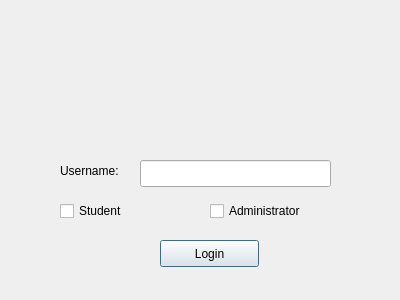
<?xml version="1.0" encoding="UTF-8"?>
<ui version="4.0">
 <class>Entrywindow</class>
 <widget class="QDialog" name="Entrywindow">
  <property name="geometry">
   <rect>
    <x>0</x>
    <y>0</y>
    <width>400</width>
    <height>300</height>
   </rect>
  </property>
  <property name="windowTitle">
   <string>CUPID</string>
  </property>
  <widget class="QCheckBox" name="studentCheckBox">
   <property name="geometry">
    <rect>
     <x>60</x>
     <y>200</y>
     <width>97</width>
     <height>22</height>
    </rect>
   </property>
   <property name="text">
    <string>Student</string>
   </property>
  </widget>
  <widget class="QCheckBox" name="adminCheckBox">
   <property name="geometry">
    <rect>
     <x>210</x>
     <y>200</y>
     <width>131</width>
     <height>22</height>
    </rect>
   </property>
   <property name="text">
    <string>Administrator</string>
   </property>
  </widget>
  <widget class="QLabel" name="label">
   <property name="geometry">
    <rect>
     <x>60</x>
     <y>160</y>
     <width>81</width>
     <height>21</height>
    </rect>
   </property>
   <property name="text">
    <string>Username:</string>
   </property>
  </widget>
  <widget class="QLabel" name="label_carleton">
   <property name="geometry">
    <rect>
     <x>30</x>
     <y>20</y>
     <width>341</width>
     <height>131</height>
    </rect>
   </property>
   <property name="text">
    <string/>
   </property>
  </widget>
  <widget class="QLineEdit" name="lineEdit">
   <property name="geometry">
    <rect>
     <x>140</x>
     <y>160</y>
     <width>191</width>
     <height>27</height>
    </rect>
   </property>
  </widget>
  <widget class="QPushButton" name="Loginbutton">
   <property name="geometry">
    <rect>
     <x>160</x>
     <y>240</y>
     <width>99</width>
     <height>27</height>
    </rect>
   </property>
   <property name="text">
    <string>Login</string>
   </property>
  </widget>
 </widget>
 <resources/>
 <connections/>
</ui>
